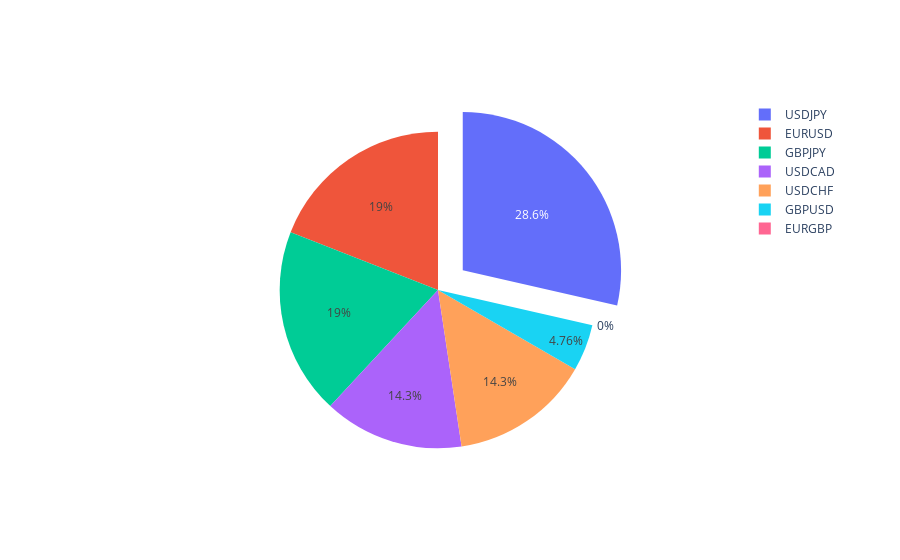

The cell this chart's notebook holds for it:
### Markdown cell above
### Frida

### Code cell
grafica_1(mtf)

### Figure 1 — Plotly figure (JSON) as saved in the notebook; plotly's stock layout.template omitted (floating-point values rounded to 4 significant figures)
{"data": [{"labels": ["USDCAD", "EURUSD", "EURGBP", "GBPUSD", "USDJPY", "GBPJPY", "USDCHF"], "pull": [0, 0, 0, 0, 0.2, 0, 0], "type": "pie", "values": [50, 66.67, 0, 16.67, 100, 66.67, 50]}], "layout": {}}
